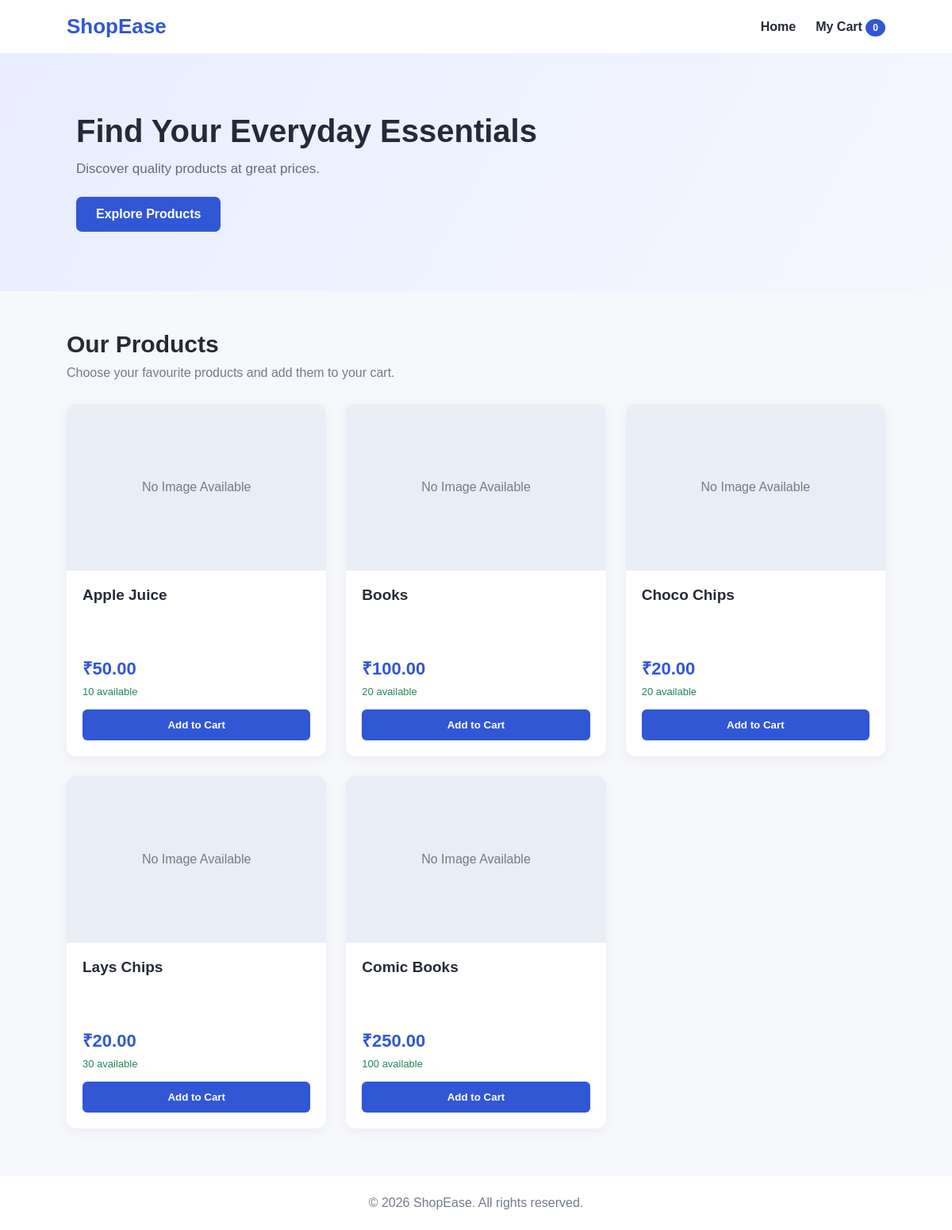
The app's page /shop/ with its own data.
### shop/models.py (models this page shows, shortened)
class Product(models.Model):
    name = models.CharField(max_length=120)
    description = models.TextField(blank=True)
    price = models.DecimalField(
        max_digits=10,
        decimal_places=2
    )
    stock = models.PositiveIntegerField(default=0)
    is_available = models.BooleanField(default=True)
    created_at = models.DateTimeField(auto_now_add=True)

### shop/views.py (the view)
def product_list(request):
    products = Product.objects.filter(
        is_available=True,
        stock__gt=0
    )
    return render(
        request,
        "shop/product_list.html",
        {"products": products}
    )

### shop/context_processors.py (called while the page is built)
def cart_summary(request):
    cart = request.session.get("shopping_cart", {})
    count = sum(
        int(quantity)
        for quantity in cart.values()
    )
    return {
        "cart_count": count
    }

### shop/templates/shop/product_list.html (shortened to what this page needs)
{% load static %}
<!DOCTYPE html>
<html lang="en">
<head>
    <link rel="stylesheet" href="{% static 'shop/css/style.css' %}">
</head>
<body>
<header class="navbar">
    <a href="{% url 'shop:product_list' %}" class="logo">
        ShopEase
    </a>
    <nav>
        <a href="{% url 'shop:product_list' %}">Home</a>
        <a href="{% url 'shop:cart_detail' %}" class="cart-link">
            My Cart
            <span class="cart-count">{{ cart_count|default:0 }}</span>
        </a>
    </nav>
</header>
<section class="hero">
    <div>
        <h1>Find Your Everyday Essentials</h1>
        <p>Discover quality products at great prices.</p>
        <a href="#products" class="hero-btn">Explore Products</a>
    </div>
</section>
<main class="container" id="products">
    <div class="section-heading">
        <h2>Our Products</h2>
        <p>Choose your favourite products and add them to your cart.</p>
    </div>
    <div class="product-grid">
        {% for product in products %}
            <div class="product-card">
                {% if product.image %}
                    <img src="{{ product.image.url }}"
                         alt="{{ product.name }}"
                         class="product-image">
                {% else %}
                    <div class="image-placeholder">
                        No Image Available
                    </div>
                {% endif %}
                <div class="product-info">
                    <h3>{{ product.name }}</h3>
                    <p class="description">
                    </p>
                    <p class="price">
                        ₹{{ product.price }}
                    </p>
                    <p class="stock">
                        {{ product.stock }} available
                    </p>
                    <form method="post"
                          action="{% url 'shop:cart_add' product.id %}">
                        <button type="submit" class="add-btn">
                            Add to Cart
                        </button>
                    </form>
                </div>
            </div>
        {% empty %}
            <p>No products are currently available.</p>
        {% endfor %}
    </div>
</main>
<footer>
    <p>© 2026 ShopEase. All rights reserved.</p>
</footer>
</body>
</html>

### shop/static/shop/css/style.css (style rules this page uses)
* { margin: 0; padding: 0; box-sizing: border-box; }
body { font-family: Arial, sans-serif; background: #f7f8fc; color: #252b36; }
a { text-decoration: none; color: inherit; }
button { cursor: pointer; font-family: inherit; }
.navbar { background: white; padding: 18px 7%; display: flex; justify-content: space-between; align-items: center; box-shadow: 0 2px 12px rgba(0,0,0,0.06); }
.logo { font-size: 26px; font-weight: bold; color: #3157d5; }
.navbar nav { display: flex; gap: 25px; align-items: center; }
.navbar nav a { font-weight: 600; }
.cart-count { background: #3157d5; color: white; padding: 4px 9px; border-radius: 50%; font-size: 12px; }
.hero { min-height: 300px; padding: 70px 8%; display: flex; align-items: center; background: linear-gradient(120deg, #e8edff, #f5f7ff); }
.hero h1 { font-size: 40px; margin-bottom: 15px; }
.hero p { color: #626b7c; margin-bottom: 25px; font-size: 17px; }
.hero-btn { display: inline-block; background: #3157d5; color: white; padding: 13px 25px; border-radius: 7px; font-weight: bold; transition: 0.3s; }
.container { width: 86%; max-width: 1250px; margin: 50px auto; }
.section-heading { margin-bottom: 30px; }
.section-heading h2, .cart-container h1 { font-size: 30px; margin-bottom: 10px; }
.section-heading p, .subtitle { color: #737b8b; }
.product-grid { display: grid; grid-template-columns: repeat(3, 1fr); gap: 25px; }
.product-card { background: white; border-radius: 12px; overflow: hidden; box-shadow: 0 4px 15px rgba(0,0,0,0.05); transition: 0.3s; }
.product-image, .image-placeholder { width: 100%; height: 210px; object-fit: cover; }
.image-placeholder { background: #e9edf5; display: flex; justify-content: center; align-items: center; color: #737b8b; }
.product-info { padding: 20px; }
.product-info h3 { margin-bottom: 10px; font-size: 19px; }
.description { color: #737b8b; min-height: 40px; margin-bottom: 15px; }
.price { font-size: 22px; font-weight: bold; color: #3157d5; margin-bottom: 8px; }
.stock { font-size: 13px; color: #23865a; margin-bottom: 15px; }
.add-btn, .update-btn { width: 100%; padding: 12px; background: #3157d5; color: white; border: none; border-radius: 6px; font-weight: bold; transition: 0.3s; }
footer { background: white; padding: 25px; text-align: center; color: #737b8b; margin-top: 60px; }

### records on screen
Product: name "Apple Juice", price "50.00", stock "10"
Product: name "Books", price "100.00", stock "20"
Product: name "Choco Chips", price "20.00", stock "20"
Product: name "Lays Chips", price "20.00", stock "30"
Product: name "Comic Books", price "250.00", stock "100"

### other values on screen
{{ cart_count|default:0 }} "0"
